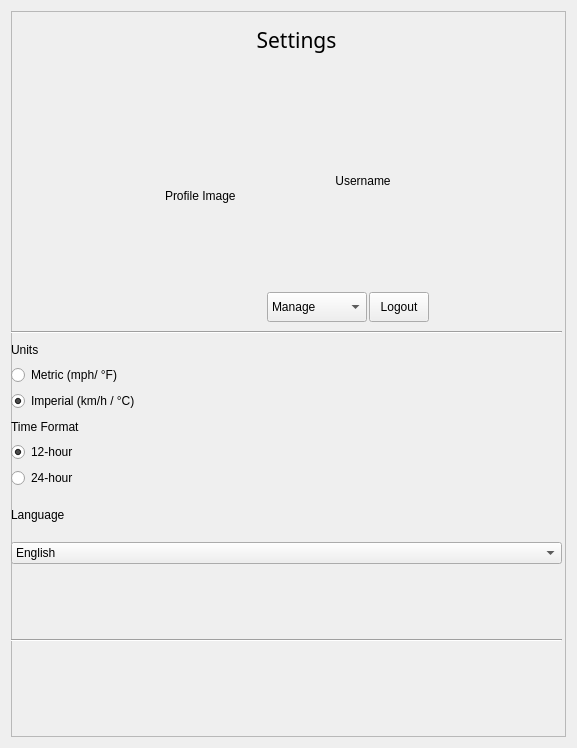
            <widget class="QWidget" name="scrollAreaWidgetContents_2">
             <property name="geometry">
              <rect>
               <x>0</x>
               <y>0</y>
               <width>577</width>
               <height>748</height>
              </rect>
             </property>
             <property name="maximumSize">
              <size>
               <width>16777215</width>
               <height>750</height>
              </size>
             </property>
             <layout class="QVBoxLayout" name="verticalLayout_4">
              <item>
               <widget class="QFrame" name="frame">
                <property name="minimumSize">
                 <size>
                  <width>0</width>
                  <height>0</height>
                 </size>
                </property>
                <property name="styleSheet">
                 <string notr="true"/>
                </property>
                <property name="frameShape">
                 <enum>QFrame::StyledPanel</enum>
                </property>
                <property name="frameShadow">
                 <enum>QFrame::Raised</enum>
                </property>
                <widget class="QWidget" name="gridLayoutWidget">
                 <property name="geometry">
                  <rect>
                   <x>70</x>
                   <y>10</y>
                   <width>431</width>
                   <height>38</height>
                  </rect>
                 </property>
                 <layout class="QGridLayout" name="gridTitle">
                  <item row="0" column="0">
                   <widget class="QLabel" name="labelTitle">
                    <property name="font">
                     <font>
                      <family>Geneva</family>
                      <pointsize>16</pointsize>
                      <bold>false</bold>
                     </font>
                    </property>
                    <property name="text">
                     <string>Settings</string>
                    </property>
                    <property name="alignment">
                     <set>Qt::AlignCenter</set>
                    </property>
                   </widget>
                  </item>
                 </layout>
                </widget>
                <widget class="QWidget" name="gridLayoutWidget_4">
                 <property name="geometry">
                  <rect>
                   <x>0</x>
                   <y>60</y>
                   <width>602</width>
                   <height>251</height>
                  </rect>
                 </property>
                 <layout class="QGridLayout" name="gridProfile">
                  <property name="horizontalSpacing">
                   <number>2</number>
                  </property>
                  <item row="0" column="0">
                   <layout class="QHBoxLayout" name="horizontalLayout">
                    <property name="spacing">
                     <number>2</number>
                    </property>
                    <item>
                     <widget class="QLabel" name="imageProfile">
                      <property name="maximumSize">
                       <size>
                        <width>100</width>
                        <height>100</height>
                       </size>
                      </property>
                      <property name="text">
                       <string>Profile Image</string>
                      </property>
                     </widget>
                    </item>
                    <item>
                     <layout class="QVBoxLayout" name="verticalLayout_6">
                      <item>
                       <widget class="QLabel" name="labelUsername">
                        <property name="text">
                         <string>Username</string>
                        </property>
                        <property name="alignment">
                         <set>Qt::AlignCenter</set>
                        </property>
                        <property name="indent">
                         <number>0</number>
                        </property>
                       </widget>
                      </item>
                      <item>
                       <layout class="QHBoxLayout" name="horizontalLayout_3">
                        <item>
                         <layout class="QGridLayout" name="gridLayout">
                          <item row="0" column="0">
                           <widget class="QComboBox" name="comboBoxManageAccount">
                            <property name="maximumSize">
                             <size>
                              <width>100</width>
                              <height>30</height>
                             </size>
                            </property>
                            <item>
                             <property name="text">
                              <string>Manage</string>
                             </property>
                            </item>
                            <item>
                             <property name="text">
                              <string>Profile</string>
                             </property>
                            </item>
                            <item>
                             <property name="text">
                              <string>Uploads</string>
                             </property>
                            </item>
                            <item>
                             <property name="text">
                              <string>Edit Locations</string>
                             </property>
                            </item>
                            <item>
                             <property name="text">
                              <string>Alerts</string>
                             </property>
                            </item>
                           </widget>
                          </item>
                         </layout>
                        </item>
                        <item>
                         <layout class="QGridLayout" name="gridLayout_6">
                          <item row="0" column="0">
                           <widget class="QPushButton" name="buttonLogout">
                            <property name="minimumSize">
                             <size>
                              <width>0</width>
                              <height>30</height>
                             </size>
                            </property>
                            <property name="maximumSize">
                             <size>
                              <width>60</width>
                              <height>30</height>
                             </size>
                            </property>
                            <property name="text">
                             <string>Logout</string>
                            </property>
                           </widget>
                          </item>
                         </layout>
                        </item>
                        <item>
                         <spacer name="horizontalSpacer_3">
                          <property name="orientation">
                           <enum>Qt::Horizontal</enum>
                          </property>
                          <property name="sizeType">
                           <enum>QSizePolicy::Fixed</enum>
                          </property>
                          <property name="sizeHint" stdset="0">
                           <size>
                            <width>30</width>
                            <height>20</height>
                           </size>
                          </property>
                         </spacer>
                        </item>
                       </layout>
                      </item>
                     </layout>
                    </item>
                   </layout>
                  </item>
                 </layout>
                </widget>
                <widget class="QWidget" name="gridLayoutWidget_5">
                 <property name="geometry">
                  <rect>
                   <x>0</x>
                   <y>320</y>
                   <width>551</width>
                   <height>381</height>
                  </rect>
                 </property>
                 <layout class="QGridLayout" name="gridOtherSettings">
                  <item row="0" column="0">
                   <widget class="Line" name="line_2">
                    <property name="orientation">
                     <enum>Qt::Horizontal</enum>
                    </property>
                   </widget>
                  </item>
                  <item row="2" column="0">
                   <layout class="QVBoxLayout" name="verticalLayoutTime">
                    <item>
                     <widget class="QLabel" name="labelTime">
                      <property name="text">
                       <string>Time Format</string>
                      </property>
                      <property name="alignment">
                       <set>Qt::AlignLeading|Qt::AlignLeft|Qt::AlignVCenter</set>
                      </property>
                     </widget>
                    </item>
                    <item>
                     <widget class="QRadioButton" name="radioButton12h">
                      <property name="text">
                       <string>12-hour</string>
                      </property>
                      <property name="checked">
                       <bool>true</bool>
                      </property>
                      <attribute name="buttonGroup">
                       <string notr="true">buttonGroup</string>
                      </attribute>
                     </widget>
                    </item>
                    <item>
                     <widget class="QRadioButton" name="radioButton24h">
                      <property name="text">
                       <string>24-hour</string>
                      </property>
                      <attribute name="buttonGroup">
                       <string notr="true">buttonGroup</string>
                      </attribute>
                     </widget>
                    </item>
                   </layout>
                  </item>
                  <item row="4" column="0" rowspan="2">
                   <widget class="Line" name="line">
                    <property name="orientation">
                     <enum>Qt::Horizontal</enum>
                    </property>
                   </widget>
                  </item>
                  <item row="1" column="0">
                   <layout class="QVBoxLayout" name="verticalLayoutUnits">
                    <item>
                     <widget class="QLabel" name="labelUnits">
                      <property name="text">
                       <string>Units</string>
                      </property>
                      <property name="alignment">
                       <set>Qt::AlignLeading|Qt::AlignLeft|Qt::AlignVCenter</set>
                      </property>
                     </widget>
                    </item>
                    <item>
                     <widget class="QRadioButton" name="radioButtonMetric">
                      <property name="text">
                       <string>Metric (mph/ °F)</string>
                      </property>
                      <attribute name="buttonGroup">
                       <string notr="true">buttonGroup_2</string>
                      </attribute>
                     </widget>
                    </item>
                    <item>
                     <widget class="QRadioButton" name="radioButtonImperial">
                      <property name="text">
                       <string>Imperial (km/h / °C)</string>
                      </property>
                      <property name="checked">
                       <bool>true</bool>
                      </property>
                      <attribute name="buttonGroup">
                       <string notr="true">buttonGroup_2</string>
                      </attribute>
                     </widget>
                    </item>
                   </layout>
                  </item>
                  <item row="3" column="0">
                   <layout class="QVBoxLayout" name="verticalLayoutLang">
                    <item>
                     <widget class="QLabel" name="labelLang">
                      <property name="text">
                       <string>Language</string>
                      </property>
                     </widget>
                    </item>
                    <item>
                     <widget class="QComboBox" name="comboBoxLang">
                      <item>
                       <property name="text">
                        <string>English</string>
                       </property>
                      </item>
                      <item>
                       <property name="text">
                        <string>French</string>
                       </property>
                      </item>
                      <item>
                       <property name="text">
                        <string>Spanish</string>
                       </property>
                      </item>
                     </widget>
                    </item>
                   </layout>
                  </item>
                 </layout>
                </widget>
                <widget class="QLabel" name="label_35">
                 <property name="geometry">
                  <rect>
                   <x>0</x>
                   <y>720</y>
                   <width>551</width>
                   <height>101</height>
                  </rect>
                 </property>
                 <property name="font">
                  <font>
                   <family>Geneva</family>
                   <pointsize>20</pointsize>
                  </font>
                 </property>
                 <property name="text">
                  <string>Ad Container</string>
                 </property>
                 <property name="alignment">
                  <set>Qt::AlignCenter</set>
                 </property>
                </widget>
                <widget class="Line" name="line_5">
                 <property name="geometry">
                  <rect>
                   <x>0</x>
                   <y>1100</y>
                   <width>551</width>
                   <height>20</height>
                  </rect>
                 </property>
                 <property name="orientation">
                  <enum>Qt::Horizontal</enum>
                 </property>
                </widget>
                <widget class="QWidget" name="gridLayoutWidget_21">
                 <property name="geometry">
                  <rect>
                   <x>0</x>
                   <y>1580</y>
                   <width>158</width>
                   <height>88</height>
                  </rect>
                 </property>
                 <layout class="QVBoxLayout" name="verticalLayout_5">
                  <item>
                   <widget class="QLabel" name="label_73">
                    <property name="text">
                     <string>Sunrise/Sunset Icon</string>
                    </property>
                   </widget>
                  </item>
                  <item>
                   <widget class="QLabel" name="label_74">
                    <property name="text">
                     <string>Sunrise Time</string>
                    </property>
                   </widget>
                  </item>
                  <item>
                   <widget class="QLabel" name="label_72">
                    <property name="text">
                     <string>Sunset Time</string>
                    </property>
                   </widget>
                  </item>
                 </layout>
                </widget>
                <widget class="Line" name="line_6">
                 <property name="geometry">
                  <rect>
                   <x>0</x>
                   <y>1550</y>
                   <width>551</width>
                   <height>20</height>
                  </rect>
                 </property>
                 <property name="orientation">
                  <enum>Qt::Horizontal</enum>
                 </property>
                </widget>
               </widget>
              </item>
             </layout>
            </widget>
